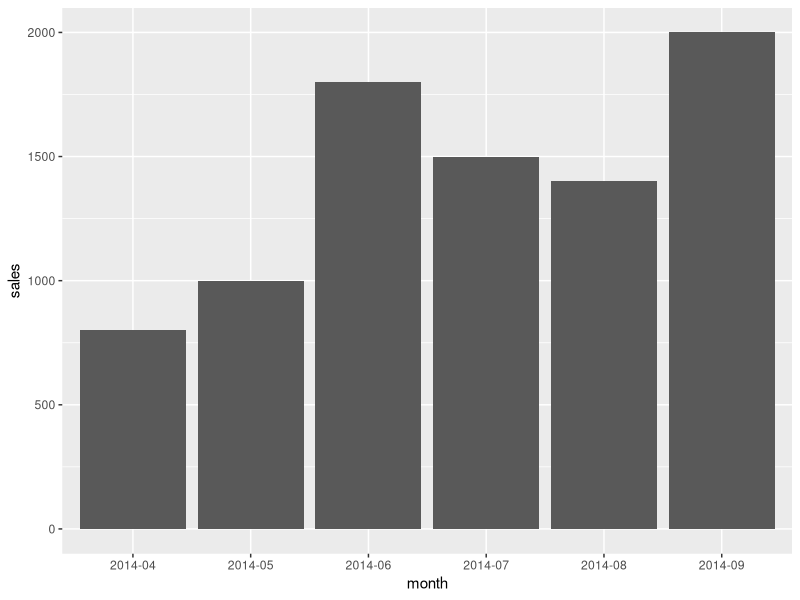
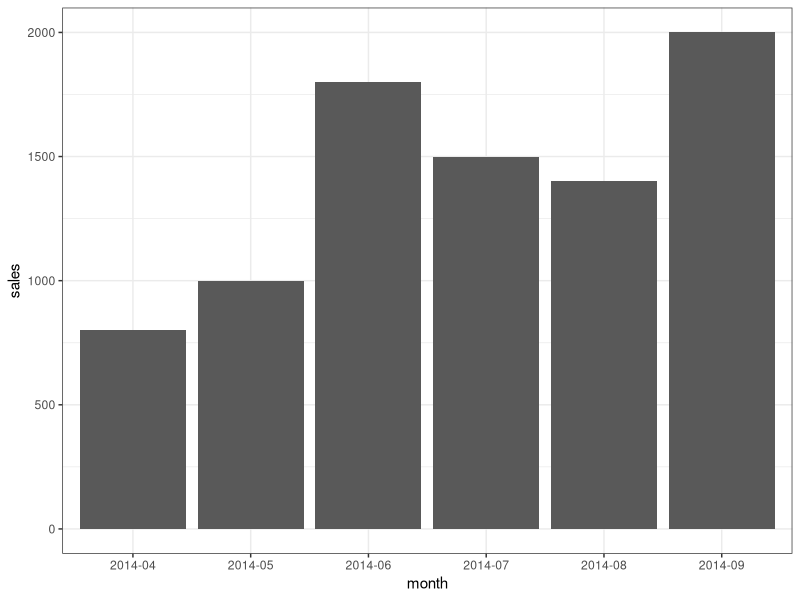
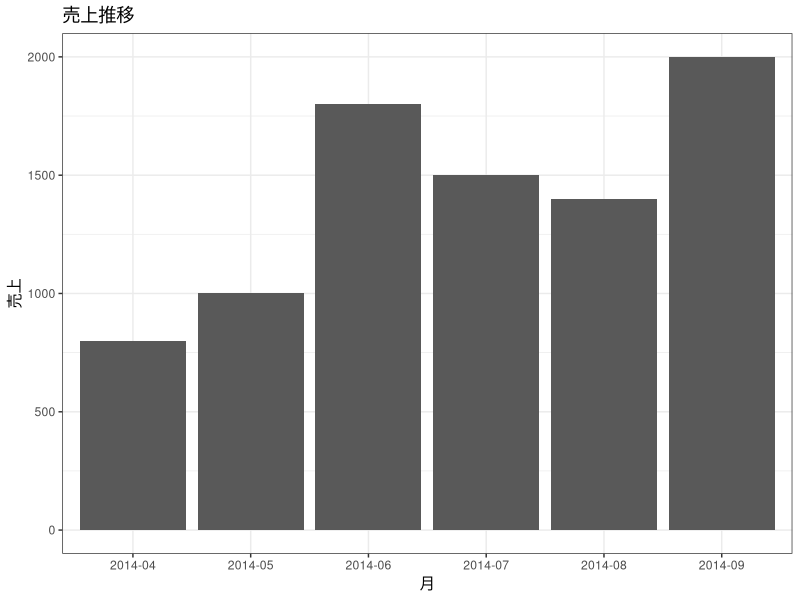
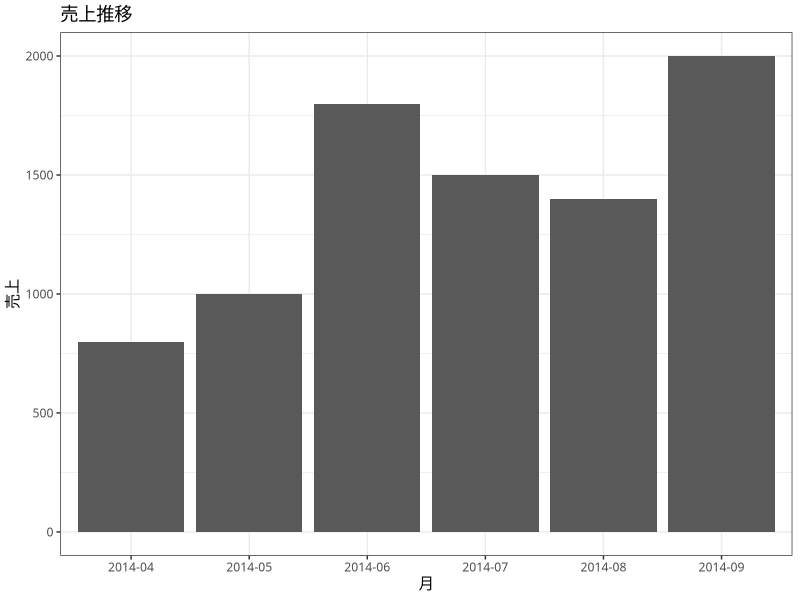
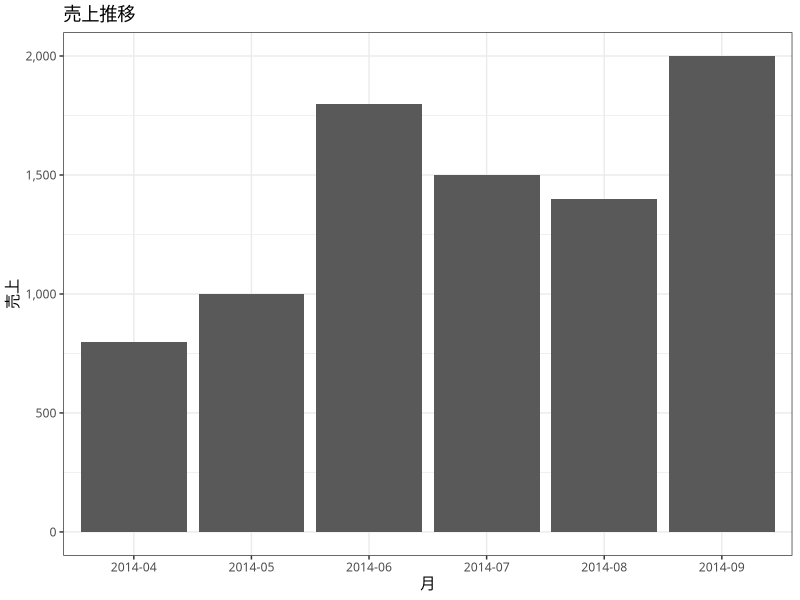
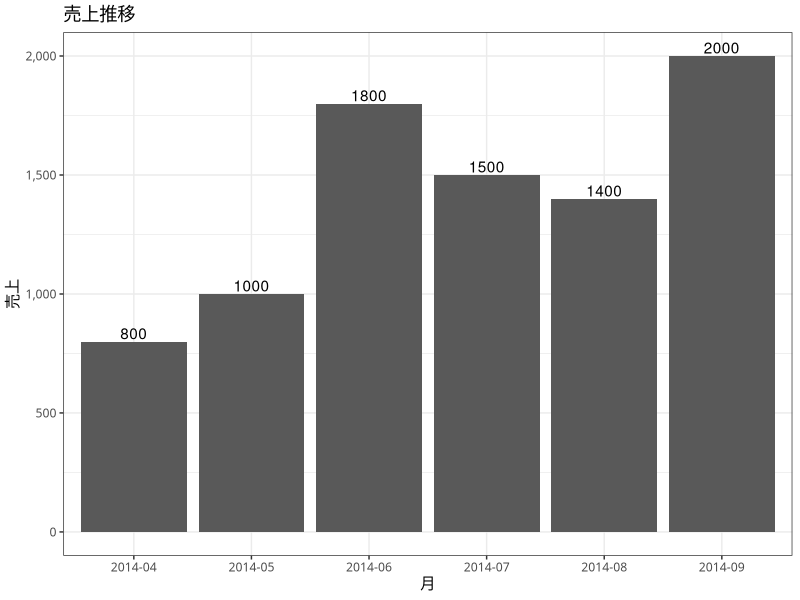
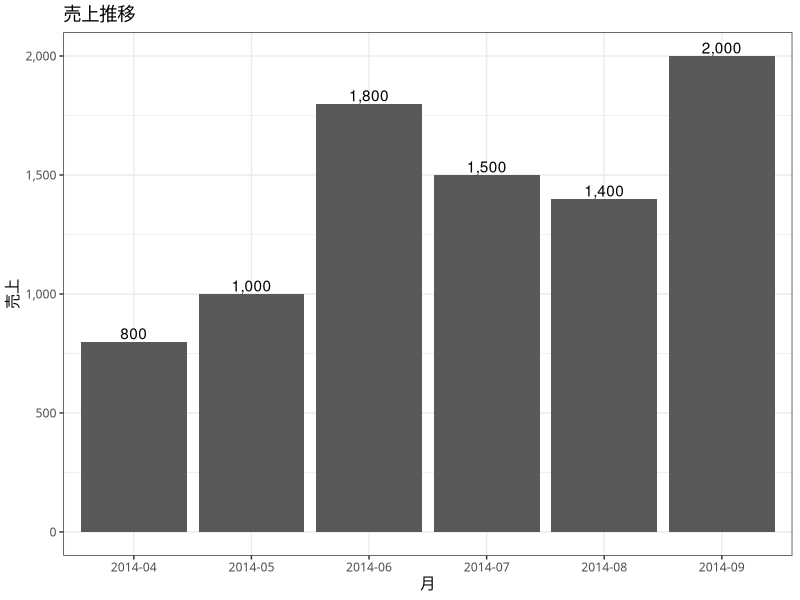
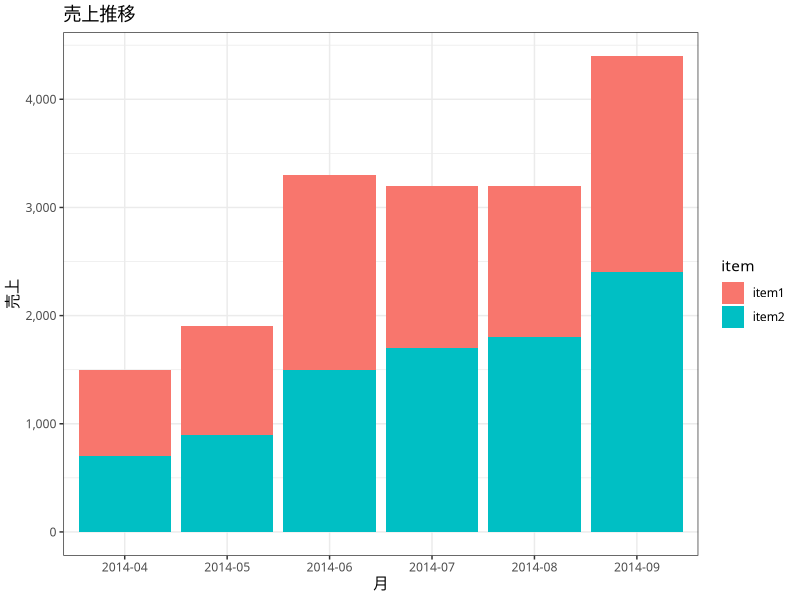

Recreate these plots in R, in order.
## ---- chunk 1
library(ggplot2)
## ---- chunk 2
sales.data1 <- data.frame(
  item="item1",
  m=4:9,
  month=paste0("2014-0",c(4:9)),
  sales=c(800,1000,1800,1500,1400,2000))

sales.data1
## ---- chunk 3
sales.data2 <- data.frame(
  item="item2",
  m=4:9,
  month=paste0("2014-0",c(4:9)),
  sales=c(700,900,1500,1700,1800,2400))
sales.data12 <- rbind(sales.data1, sales.data2)
sales.data12
## ---- chunk 4
set.seed(10)
sales.data34 <- data.frame(
  shop=sample(1:3,100,replace=T),
  item3=rnorm(100,100,30)
  )

sales.data34$item4 <- round(0.9 * sales.data34$item3 + 
                              80 * sales.data34$shop + 
                              rnorm(100,30,15))

sales.data34$shop <- paste0("shop",sales.data34$shop)
head(sales.data34)
## ---- chunk 5
ggplot(sales.data1, aes(x=month, y=sales)) +
  geom_bar(stat="identity")
## ---- chunk 6
# 背景を白にする
ggplot(sales.data1, aes(x=month, y=sales)) +
  geom_bar(stat="identity") +
  theme_bw()
## ---- chunk 7
## タイトルとx軸とy軸のラベルを付ける
ggplot(sales.data1, aes(x=month, y=sales)) +
  geom_bar(stat="identity") +
  xlab("月") +
  ylab("売上") +
  ggtitle("売上推移") +
  theme_bw()
## ---- chunk 8
ggplot(sales.data1, aes(x=month, y=sales)) +
  geom_bar(stat="identity") +
  xlab("月") +
  ylab("売上") +
  ggtitle("売上推移") +
  theme_bw(base_family="Osaka")
## ---- chunk 9
# 数値フォーマット用のライブラリ
library(scales)

ggplot(sales.data1, aes(x=month, y=sales)) +
  geom_bar(stat="identity") +
  xlab("月") +
  ylab("売上") +
  ggtitle("売上推移") +
  scale_y_continuous(label=comma) +
  theme_bw(base_family="Osaka")
## ---- chunk 10
## 数値を出力する
ggplot(sales.data1, aes(x=month, y=sales)) +
  geom_bar(stat="identity") +
  geom_text(aes(label=sales), vjust=-0.2) +
  xlab("月") +
  ylab("売上") +
  ggtitle("売上推移") +
  scale_y_continuous(label=comma) +
  theme_bw(base_family="Osaka")
## ---- chunk 11
## 数値のフォーマットを3ケタ区切りにする
ggplot(sales.data1, aes(x=month, y=sales)) +
  geom_bar(stat="identity") +
  geom_text(aes(label=comma(sales)), vjust=-0.2) +
  xlab("月") +
  ylab("売上") +
  ggtitle("売上推移") +
  scale_y_continuous(label=comma) +
  theme_bw(base_family="Osaka")
## ---- chunk 12
# 積み上げ棒グラフ
ggplot(sales.data12, aes(x=month, y=sales, fill=item)) +
  geom_bar(stat="identity") +
  xlab("月") +
  ylab("売上") +
  ggtitle("売上推移") +
  scale_y_continuous(label=comma) +
  theme_bw(base_family="Osaka")
## ---- chunk 13
library(RColorBrewer)
rownames(brewer.pal.info)
## ---- chunk 14
display.brewer.all()
## ---- chunk 15
ggplot(sales.data12, aes(x=month, y=sales, fill=item)) +
  geom_bar(stat="identity") +
  xlab("月") +
  ylab("売上") +
  ggtitle("売上推移") +
  scale_y_continuous(label=comma) +
  scale_fill_brewer(palette = "Paired") +
  theme_bw(base_family="Osaka")
## ---- chunk 16
# 積み上げ棒グラフで枠を付ける
ggplot(sales.data12, aes(x=month, y=sales, fill=item)) +
  geom_bar(stat="identity", col="black") +
  xlab("月") +
  ylab("売上") +
  ggtitle("売上推移") +
  scale_y_continuous(label=comma) +
  scale_fill_brewer(palette = "Paired") +
  theme_bw(base_family="Osaka")
## ---- chunk 17
# 100％積み上げグラフ
ggplot(sales.data12, aes(x=month, y=sales, fill=item)) +
  geom_bar(position="fill",stat="identity", col="black") +
  xlab("月") +
  ylab("売上") +
  ggtitle("売上推移") +
  scale_y_continuous(label=percent) +
  scale_fill_brewer(palette = "Paired") +
  theme_bw(base_family="Osaka")
## ---- chunk 18
## 水平に棒グラフを並べる
ggplot(sales.data12, aes(x=month, y=sales, fill=item)) +
  geom_bar(position="dodge",stat="identity",col="black") +
  xlab("月") +
  ylab("売上") +
  ggtitle("売上推移") +
  scale_y_continuous(label=comma) +
  scale_fill_brewer(palette = "Paired") +
  theme_bw(base_family="Osaka")
## ---- chunk 19
# xが数値
ggplot(sales.data1, aes(x=m, y=sales)) +
  geom_line() +
  xlab("月") +
  ylab("売上") +
  ggtitle("売上推移") +
  scale_y_continuous(label=comma) +
  theme_bw(base_family="Osaka")
## ---- chunk 20
# xがファクター
ggplot(sales.data1, aes(x=month, y=sales,group=1)) +
  geom_line() +
  xlab("月") +
  ylab("売上") +
  ggtitle("売上推移") +
  scale_y_continuous(label=comma) +
  theme_bw(base_family="Osaka")
## ---- chunk 21
ylimit <- c(0,max(sales.data1$sales))
ggplot(sales.data1, aes(x=month, y=sales,group=1)) +
  geom_line() +
  xlab("月") +
  ylab("売上") +
  ggtitle("売上推移") +
  scale_y_continuous(label=comma,limits=ylimit) +
  theme_bw(base_family="Osaka")
## ---- chunk 22
# 点を追加
ggplot(sales.data1, aes(x=month, y=sales,group=1)) +
  geom_line() +
  geom_point() +
  xlab("月") +
  ylab("売上") +
  ggtitle("売上推移") +
  scale_y_continuous(label=comma,limits=ylimit) +
  theme_bw(base_family="Osaka")
## ---- chunk 23
# グループごとに折れ線グラフ
ylimit <- c(0,max(sales.data12$sales))
ggplot(sales.data12, aes(x=month, y=sales,group=item,col=item)) +
  geom_line() +
  xlab("月") +
  ylab("売上") +
  ggtitle("売上推移") +
  scale_y_continuous(label=comma,limits=ylimit) +
  theme_bw(base_family="Osaka")
## ---- chunk 24
# グループごとに線の種類を変える
ggplot(sales.data12, aes(x=month, y=sales,group=item,col=item,lty=item)) +
  geom_line() +
  xlab("月") +
  ylab("売上") +
  ggtitle("売上推移") +
  scale_y_continuous(label=comma,limits=ylimit) +
  theme_bw(base_family="Osaka")
## ---- chunk 25
# 基本的な散布図
ggplot(sales.data34, aes(x=item3, y=item4)) +
  geom_point() +
  xlab("item3") +
  ylab("item4") +
  ggtitle("item3とitem4の散布図") +
  scale_y_continuous(label=comma) +
  theme_bw(base_family="Osaka")
## ---- chunk 26
# 塗りつぶしなしの散布図
ggplot(sales.data34, aes(x=item3, y=item4)) +
  geom_point(shape=21) +
  xlab("item3") +
  ylab("item4") +
  ggtitle("item3とitem4の散布図") +
  scale_y_continuous(label=comma) +
  theme_bw(base_family="Osaka")
## ---- chunk 27
# グループごとに色と形を変える
ggplot(sales.data34, aes(x=item3, y=item4, col=shop, shape=shop)) +
  geom_point() +
  xlab("item3") +
  ylab("item4") +
  ggtitle("item3とitem4の散布図") +
  scale_y_continuous(label=comma) +
  theme_bw(base_family="Osaka")
## ---- chunk 28
# 回帰直線の追加
ggplot(sales.data34, aes(x=item3, y=item4)) +
  geom_point() +
  geom_smooth(method="lm") +
  xlab("item3") +
  ylab("item4") +
  ggtitle("item3とitem4の散布図") +
  scale_y_continuous(label=comma) +
  theme_bw(base_family="Osaka")
## ---- chunk 29
# グループごとに回帰直線を引く
ggplot(sales.data34, aes(x=item3, y=item4, col=shop, shape=shop,group=shop)) +
  geom_point() +
  geom_smooth(method="lm") +
  xlab("item3") +
  ylab("item4") +
  ggtitle("item3とitem4の散布図") +
  scale_y_continuous(label=comma) +
  theme_bw(base_family="Osaka")
## ---- chunk 30
# 基本
ggplot(sales.data34, aes(x=item3)) +
  geom_histogram() +
  ggtitle("item3の売上分布") +
  scale_y_continuous(label=comma) +
  theme_bw(base_family="Osaka")
## ---- chunk 31
ggplot(sales.data34, aes(x=item3)) +
  geom_histogram(fill="white",col="black") +
  ggtitle("item3の売上分布") +
  scale_y_continuous(label=comma) +
  theme_bw(base_family="Osaka")
## ---- chunk 32
# ビン幅を10に設定
ggplot(sales.data34, aes(x=item3)) +
  geom_histogram(fill="white",col="black",binwidth=10) +
  ggtitle("item3の売上分布") +
  scale_y_continuous(label=comma) +
  theme_bw(base_family="Osaka")
## ---- chunk 33
# グループごとに色を付ける
ggplot(sales.data34, aes(x=item3,fill=shop)) +
  geom_histogram(position="dodge",col="black",binwidth=10) +
  ggtitle("item3の売上分布") +
  scale_y_continuous(label=comma) +
  scale_fill_brewer(palette = "Paired") +
  theme_bw(base_family="Osaka")
## ---- chunk 34
ggplot(sales.data34, aes(x=shop,y=item3)) +
  geom_boxplot() +
  ggtitle("店舗ごとのitem3の売上分布") +
  scale_y_continuous(label=comma) +
  theme_bw(base_family="Osaka")
## ---- chunk 35
library(reshape2)

sales.data34.melt <- 
  melt(sales.data34,id.vars=c("shop"),value.names=c("item3","item4"))

ggplot(sales.data34.melt, aes(x=variable,y=value)) +
  geom_boxplot() +
  xlab("") +
  ylab("売上") +
  ggtitle("店舗ごとのitem3,4の売上分布") +
  scale_y_continuous(label=comma) +
  facet_grid(.~shop) +
  theme_bw(base_family="Osaka")
## ---- chunk 36
cat('<iframe src="http://rcm-fe.amazon-adsystem.com/e/cm?t=yokkuns-22&o=9&p=8&l=as1&asins=4320123670&nou=1&ref=tf_til&fc1=000000&IS2=1&lt1=_blank&m=amazon&lc1=0000FF&bc1=000000&bg1=FFFFFF&f=ifr" style="width:120px;height:240px;" scrolling="no" marginwidth="0" marginheight="0" frameborder="0"></iframe>')
